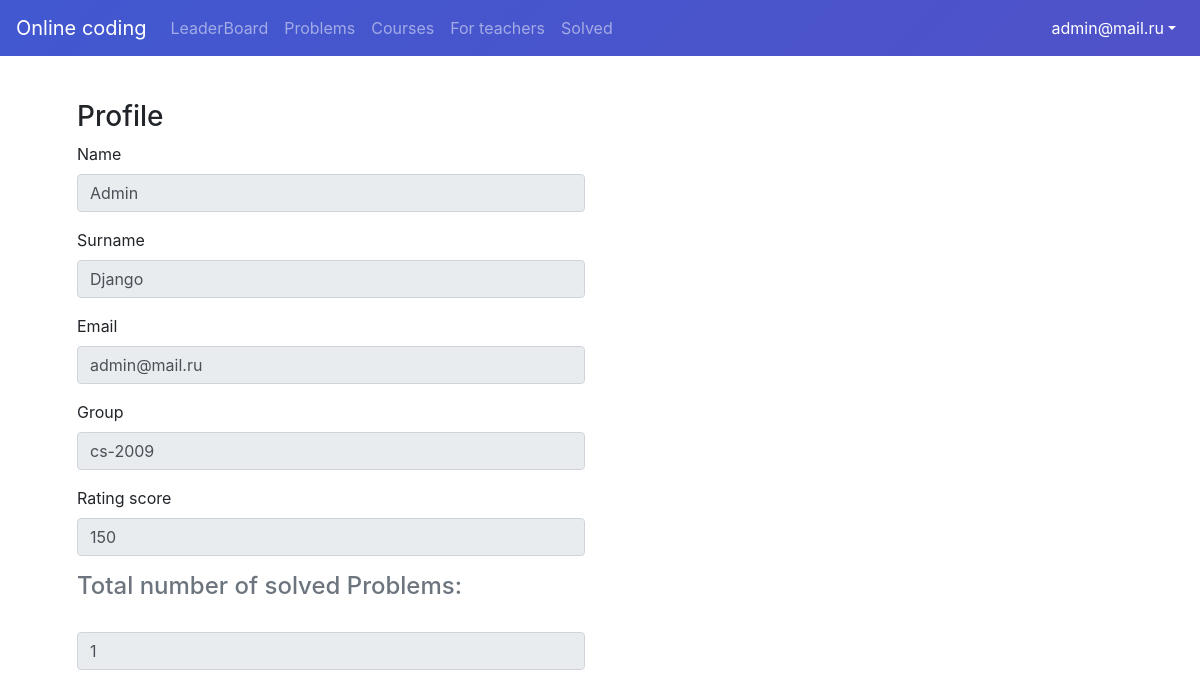
The app's page /profile (signed in), older data.
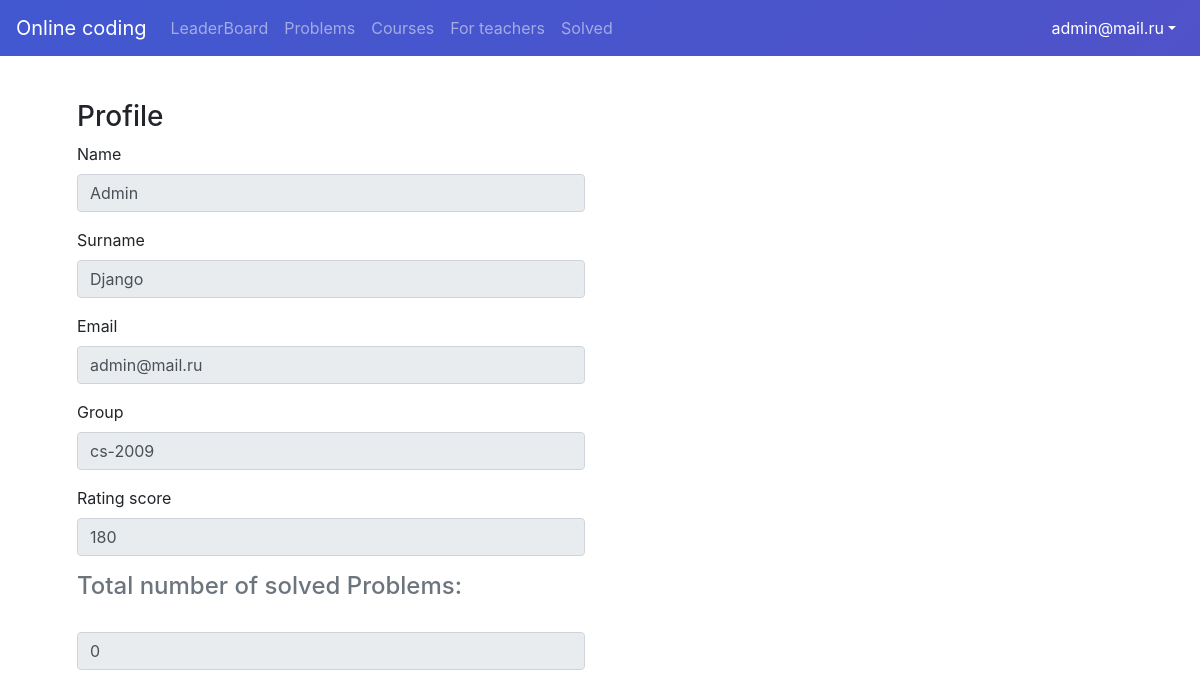
The same page, newer data.
### user/models.py (models this page shows, shortened)
class Student(models.Model):
    user = models.OneToOneField(User, on_delete=models.CASCADE, primary_key=True)
    rating = models.IntegerField(default=0)
    teacher = models.ForeignKey('Teacher', on_delete=models.CASCADE, null=True)

class User(AbstractBaseUser, PermissionsMixin):
    id = models.UUIDField(primary_key=True, default=uuid.uuid4, editable=False)
    first_name = models.CharField(max_length=32)
    surname = models.CharField(max_length=32)
    group = models.CharField(max_length=32)
    role = models.IntegerField(choices=ROLE_CHOICES, default=0)
    is_active = models.BooleanField(default=True)
    is_staff = models.BooleanField(default=False)
    email = models.EmailField(max_length=255, unique=True)
    rating = models.IntegerField(default=0)
    objects = UserManager()
    USERNAME_FIELD = 'email'

### api/views.py (the view)
# urls.py: path('profile', profile, name='profile'),
def profile(request):
    if request.method == 'GET':
        if request.user.is_authenticated:
            user = Student.objects.all().filter(user=request.user).first()
            if not user:
                user = Teacher.objects.all().filter(user=request.user).first()
            problems = ProgrammingTaskSolution.objects.all().filter(author=request.user)
            return render(request, 'onlineCoding/profile.html', {'user': user, 'problems': len(problems)})
        else:
            return render(request, 'onlineCoding/404.html')

### templates/onlineCoding/profile.html (shortened to what this page needs)
{% extends 'onlineCoding/base.html' %}
{% block content %}
    <div class="container">
        <div class="row">
            <div class="col-md-12">
                <div class="panel panel-default">
                    <div class="panel-heading col-6">
                        <h3 class="panel-title">Profile</h3>
                    </div>
                    <div class="panel-body col-6">
                        <form action="/base" method="post">
                            <div class="form-group">
                                <label for="name">Name</label>
                                <input type="text" name="name" id="name" class="form-control"
                                       value="{{ user.user.first_name }}" disabled>
                            </div>
                            <div class="form-group">
                                <label for="surname">Surname</label>
                                <input type="text" name="surname" id="surname" class="form-control"
                                       value="{{ user.user.surname }}" disabled>
                            </div>
                            <div class="form-group">
                                <label for="email">Email</label>
                                <input type="email" name="email" id="email" class="form-control"
                                       value="{{ user.user.email }}" disabled>
                            </div>
                            <div class="form-group">
                                <label for="group">Group</label>
                                <input type="text" name="group" id="group" class="form-control"
                                       value="{{ user.user.group }}" disabled>
                            </div>
                            <div class="form-group">
                                <label for="group">Rating score</label>
                                <input type="number" id="group" class="form-control"
                                       value="{{ user.rating }}" disabled>
                            </div>
                            <div class="text-muted"><h4>Total number of solved Problems:</h4></div>
                                <div class="form-group">
                                    <input type="number" id="group" class="form-control"
                                           value="{{ problems }}" disabled>
                                </div>
                        </form>
                    </div>
                </div>
            </div>
        </div>
    </div>
{% endblock %}

Row changes from the older to the newer data that the page shows:
changed Student "Admin": rating "150" → "180"
Text that changed along with them:
form field problems: "1" → "0"
